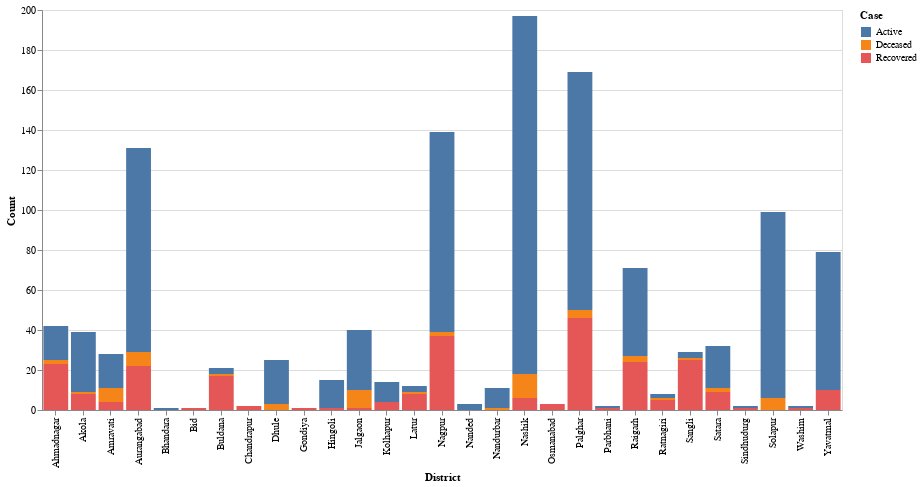

The cell this chart's notebook holds for it:
### Code cell
df_stacked = df.melt(id_vars=["District"], var_name="Case", value_name="Count")
chart = alt.Chart(df_stacked).mark_bar().encode(
    x="District:N",
    y="Count:Q",
    color="Case:N"
).properties(height=400, width=800)

chart

### Figure 1 — Vega-Lite specification as saved in the notebook (floating-point values rounded to 4 significant figures)
{"config": {"view": {"continuousWidth": 400, "continuousHeight": 300}}, "data": {"name": "data-71dc1faa1872c78963fa1cddef18b922"}, "mark": "bar", "encoding": {"color": {"field": "Case", "type": "nominal"}, "x": {"field": "District", "type": "nominal"}, "y": {"field": "Count", "type": "quantitative"}}, "height": 400, "width": 800, "$schema": "https://vega.github.io/schema/vega-lite/v4.17.0.json", "datasets": {"data-71dc1faa1872c78963fa1cddef18b922": [{"District": "Ahmadnagar", "Case": "Active", "Count": 17}, {"District": "Akola", "Case": "Active", "Count": 30}, {"District": "Amravati", "Case": "Active", "Count": 17}, {"District": "Aurangabad", "Case": "Active", "Count": 102}, {"District": "Bhandara", "Case": "Active", "Count": 1}, {"District": "Bid", "Case": "Active", "Count": 0}, {"District": "Buldana", "Case": "Active", "Count": 3}, {"District": "Chandrapur", "Case": "Active", "Count": 0}, {"District": "Dhule", "Case": "Active", "Count": 22}, {"District": "Gondiya", "Case": "Active", "Count": 0}, {"District": "Hingoli", "Case": "Active", "Count": 14}, {"District": "Jalgaon", "Case": "Active", "Count": 30}, {"District": "Kolhapur", "Case": "Active", "Count": 10}, {"District": "Latur", "Case": "Active", "Count": 3}, {"District": "Nagpur", "Case": "Active", "Count": 100}, {"District": "Nanded", "Case": "Active", "Count": 3}, {"District": "Nandurbar", "Case": "Active", "Count": 10}, {"District": "Nashik", "Case": "Active", "Count": 179}, {"District": "Osmanabad", "Case": "Active", "Count": 0}, {"District": "Palghar", "Case": "Active", "Count": 119}, {"District": "Parbhani", "Case": "Active", "Count": 1}, {"District": "Raigarh", "Case": "Active", "Count": 44}, {"District": "Ratnagiri", "Case": "Active", "Count": 2}, {"District": "Sangli", "Case": "Active", "Count": 3}, {"District": "Satara", "Case": "Active", "Count": 21}, {"District": "Sindhudurg", "Case": "Active", "Count": 1}, {"District": "Solapur", "Case": "Active", "Count": 93}, {"District": "Washim", "Case": "Active", "Count": 1}, {"District": "Yavatmal", "Case": "Active", "Count": 69}, {"District": "Ahmadnagar", "Case": "Deceased", "Count": 2}, {"District": "Akola", "Case": "Deceased", "Count": 1}, {"District": "Amravati", "Case": "Deceased", "Count": 7}, {"District": "Aurangabad", "Case": "Deceased", "Count": 7}, {"District": "Bhandara", "Case": "Deceased", "Count": 0}, {"District": "Bid", "Case": "Deceased", "Count": 0}, {"District": "Buldana", "Case": "Deceased", "Count": 1}, {"District": "Chandrapur", "Case": "Deceased", "Count": 0}, {"District": "Dhule", "Case": "Deceased", "Count": 3}, {"District": "Gondiya", "Case": "Deceased", "Count": 0}, {"District": "Hingoli", "Case": "Deceased", "Count": 0}, {"District": "Jalgaon", "Case": "Deceased", "Count": 9}, {"District": "Kolhapur", "Case": "Deceased", "Count": 0}, {"District": "Latur", "Case": "Deceased", "Count": 1}, {"District": "Nagpur", "Case": "Deceased", "Count": 2}, {"District": "Nanded", "Case": "Deceased", "Count": 0}, {"District": "Nandurbar", "Case": "Deceased", "Count": 1}, {"District": "Nashik", "Case": "Deceased", "Count": 12}, {"District": "Osmanabad", "Case": "Deceased", "Count": 0}, {"District": "Palghar", "Case": "Deceased", "Count": 4}, {"District": "Parbhani", "Case": "Deceased", "Count": 0}, {"District": "Raigarh", "Case": "Deceased", "Count": 3}, {"District": "Ratnagiri", "Case": "Deceased", "Count": 1}, {"District": "Sangli", "Case": "Deceased", "Count": 1}, {"District": "Satara", "Case": "Deceased", "Count": 2}, {"District": "Sindhudurg", "Case": "Deceased", "Count": 0}, {"District": "Solapur", "Case": "Deceased", "Count": 6}, {"District": "Washim", "Case": "Deceased", "Count": 0}, {"District": "Yavatmal", "Case": "Deceased", "Count": 0}, {"District": "Ahmadnagar", "Case": "Recovered", "Count": 23}, {"District": "Akola", "Case": "Recovered", "Count": 8}, {"District": "Amravati", "Case": "Recovered", "Count": 4}, {"District": "Aurangabad", "Case": "Recovered", "Count": 22}, {"District": "Bhandara", "Case": "Recovered", "Count": 0}, {"District": "Bid", "Case": "Recovered", "Count": 1}, {"District": "Buldana", "Case": "Recovered", "Count": 17}, {"District": "Chandrapur", "Case": "Recovered", "Count": 2}, {"District": "Dhule", "Case": "Recovered", "Count": 0}, {"District": "Gondiya", "Case": "Recovered", "Count": 1}, {"District": "Hingoli", "Case": "Recovered", "Count": 1}, {"District": "Jalgaon", "Case": "Recovered", "Count": 1}, {"District": "Kolhapur", "Case": "Recovered", "Count": 4}, {"District": "Latur", "Case": "Recovered", "Count": 8}, {"District": "Nagpur", "Case": "Recovered", "Count": 37}, {"District": "Nanded", "Case": "Recovered", "Count": 0}, {"District": "Nandurbar", "Case": "Recovered", "Count": 0}, {"District": "Nashik", "Case": "Recovered", "Count": 6}, {"District": "Osmanabad", "Case": "Recovered", "Count": 3}, {"District": "Palghar", "Case": "Recovered", "Count": 46}, {"District": "Parbhani", "Case": "Recovered", "Count": 1}, {"District": "Raigarh", "Case": "Recovered", "Count": 24}, {"District": "Ratnagiri", "Case": "Recovered", "Count": 5}, {"District": "Sangli", "Case": "Recovered", "Count": 25}, {"District": "Satara", "Case": "Recovered", "Count": 9}, {"District": "Sindhudurg", "Case": "Recovered", "Count": 1}, {"District": "Solapur", "Case": "Recovered", "Count": 0}, {"District": "Washim", "Case": "Recovered", "Count": 1}, {"District": "Yavatmal", "Case": "Recovered", "Count": 10}]}}
